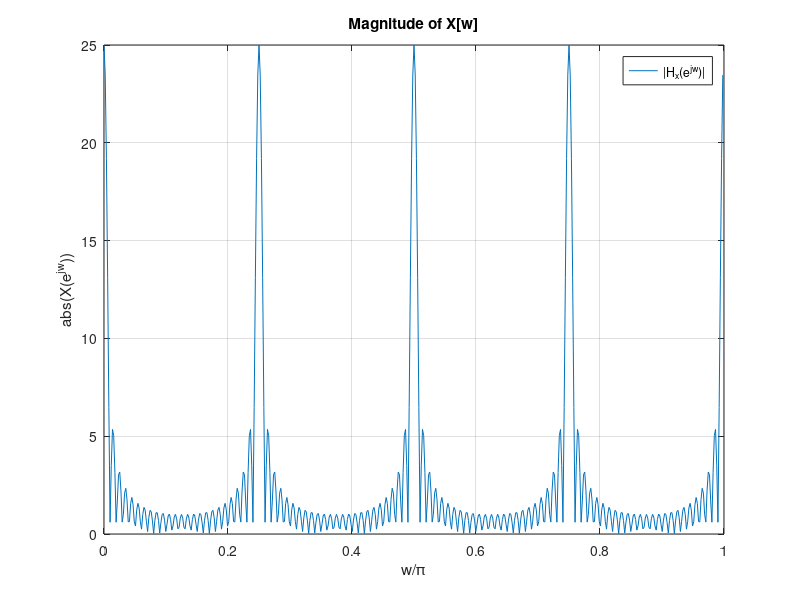

Reproduce this figure in MATLAB. (Note: this script raises an error after producing the figure.)
%% Exercise 1
N = 200;
n = 0:N-1;

x = zeros(1,N);

for r = 1:25;
    x = x + [(n==8*r-1)];
end

%% Exercise 2

[Xk w] = freqz(x,1);

figure(1)
plot(w/pi,abs(Xk))
title('Magnitude of X[w]')
legend('|H_x(e^{jw})|')
xlabel('w/\pi')
ylabel('abs(X(e^{jw}))')
grid()


%% Exercise 3

wc = 0.55;
delta = 0.1;
O = 200;

[b a] = fir2(O,[0 wc wc+delta 1], [0 0 1 1]);

H = freqz(b,a);

figure(2)
plot(w/pi,20*log10(abs(H)/max(abs(H))));
title('Magnitude of filter in dB')
xline(0.5)
yline(-65)
xlabel('w/\pi')
ylabel('dB')
legend('|H(e^{jw})|')

grid()

%% Exercise 4
y = filter(b,a,x);

figure(3)
stem(n,y)
title('Filter output with x[n] as input')
legend('y')
xlabel('n')
ylabel('y[n]')
grid()


%% Exercise 5
delta = 0.05;
ws = 0.52;
wp = ws + delta;
Rp = 3;
Rs = 65;


[O wc] = buttord(wp,ws,Rp,Rs);
[b a] = butter(O,wc,"high");

H = freqz(b,a);

figure(4)
plot(w/pi,20*log10(abs(H)/max(abs(H))));
title('Magnitude of butterworthfilter in dB')
xline(0.5)
yline(-65)
xlabel('w/\pi')
ylabel('dB')
legend('|H_{butter}(e^{jw})|')
grid()

%% Exercise 6
y2 = filter(b,a,x);

figure(5)
stem(n,y2)
title('Filter output with x[n] as input')
legend('y2')
xlabel('n')
ylabel('y_2[n]')
grid()
